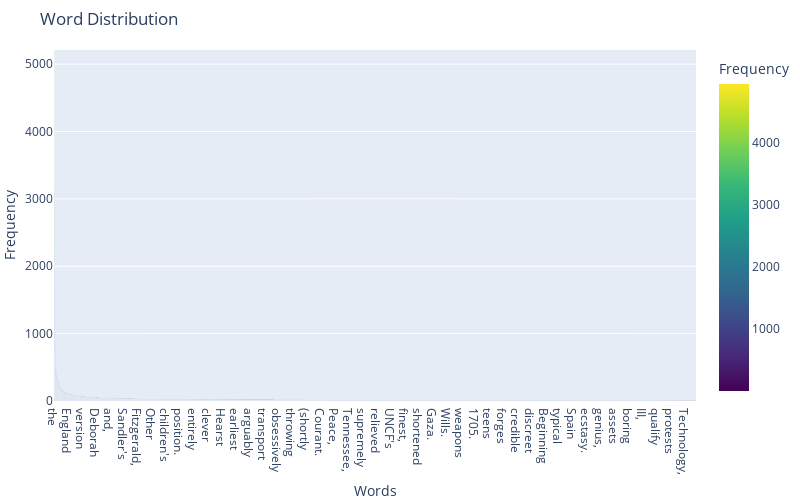

Here is the notebook cell this chart was saved with:
### Code cell
plot_word_distrubiton(balanced_augment_section)

### Figure 1 — Plotly figure (JSON) as saved in the notebook; plotly's stock layout.template omitted (floating-point values rounded to 4 significant figures; data arrays with more than 128 entries replaced by an {"elided": "..."} marker saying what was removed)
{"data": [{"alignmentgroup": "True", "hovertemplate": "Words=%{x}<br>Frequency=%{marker.color}<extra></extra>", "legendgroup": "", "marker": {"color": {"elided": "5860 int values"}, "coloraxis": "coloraxis", "pattern": {"shape": ""}}, "name": "", "offsetgroup": "", "orientation": "v", "showlegend": false, "textposition": "auto", "x": {"elided": "5860 str values"}, "xaxis": "x", "y": {"elided": "5860 int values"}, "yaxis": "y", "type": "bar"}], "layout": {"xaxis": {"anchor": "y", "domain": [0.0, 1.0], "title": {"text": "Words"}}, "yaxis": {"anchor": "x", "domain": [0.0, 1.0], "title": {"text": "Frequency"}, "type": "linear"}, "coloraxis": {"colorbar": {"title": {"text": "Frequency"}}, "colorscale": [[0.0, "#440154"], [0.1111, "#482878"], [0.2222, "#3e4989"], [0.3333, "#31688e"], [0.4444, "#26828e"], [0.5556, "#1f9e89"], [0.6667, "#35b779"], [0.7778, "#6ece58"], [0.8889, "#b5de2b"], [1.0, "#fde725"]]}, "legend": {"tracegroupgap": 0}, "title": {"text": "Word Distribution"}, "barmode": "relative", "height": 500, "width": 800, "margin": {"l": 0, "r": 0, "t": 50, "b": 0}}}
